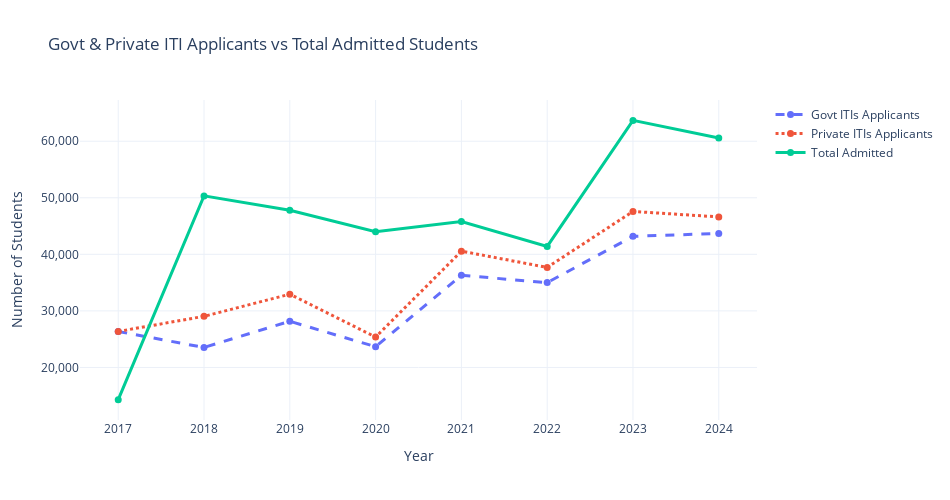

Write notebook code for a chart like this one.
### Code cell
import plotly.graph_objects as go

fig = go.Figure()

# Govt ITIs
fig.add_trace(go.Scatter(
    x=summary_df['Year'], y=summary_df['Govt ITIs'],
    mode='lines+markers',
    name='Govt ITIs Applicants',
    line=dict(dash='dash', width=3),
    marker=dict(symbol='circle', size=7)
))

# Private ITIs
fig.add_trace(go.Scatter(
    x=summary_df['Year'], y=summary_df['Private ITIs'],
    mode='lines+markers',
    name='Private ITIs Applicants',
    line=dict(dash='dot', width=3),
    marker=dict(symbol='circle', size=7)
))

# Total Admitted
fig.add_trace(go.Scatter(
    x=summary_df['Year'], y=summary_df['Total Admitted'],
    mode='lines+markers',
    name='Total Admitted',
    line=dict(dash='solid', width=3),
    marker=dict(symbol='circle', size=7)
))

fig.update_layout(
    title='Govt & Private ITI Applicants vs Total Admitted Students',
    xaxis_title='Year',
    yaxis_title='Number of Students',
    xaxis=dict(dtick=1, tickmode='linear'),  # Ensure all years are shown
    yaxis=dict(tickformat=','),
    template='plotly_white',
    width=950,
    height=500
)

fig.show()

### Figure 1 — Plotly figure (JSON) as saved in the notebook; plotly's stock layout.template omitted (floating-point values rounded to 4 significant figures)
{"data": [{"line": {"dash": "dash", "width": 3}, "marker": {"size": 7, "symbol": "circle"}, "mode": "lines+markers", "name": "Govt ITIs Applicants", "type": "scatter", "x": [2017, 2018, 2019, 2020, 2021, 2022, 2023, 2024], "y": [26362, 23534, 28156, 23663, 36287, 34999, 43188, 43688]}, {"line": {"dash": "dot", "width": 3}, "marker": {"size": 7, "symbol": "circle"}, "mode": "lines+markers", "name": "Private ITIs Applicants", "type": "scatter", "x": [2017, 2018, 2019, 2020, 2021, 2022, 2023, 2024], "y": [26362, 29043, 32955, 25364, 40558, 37686, 47586, 46616]}, {"line": {"dash": "solid", "width": 3}, "marker": {"size": 7, "symbol": "circle"}, "mode": "lines+markers", "name": "Total Admitted", "type": "scatter", "x": [2017, 2018, 2019, 2020, 2021, 2022, 2023, 2024], "y": [14308, 50337, 47791, 44007, 45801, 41402, 63688, 60568]}], "layout": {"height": 500, "title": {"text": "Govt & Private ITI Applicants vs Total Admitted Students"}, "width": 950, "xaxis": {"dtick": 1, "tickmode": "linear", "title": {"text": "Year"}}, "yaxis": {"tickformat": ",", "title": {"text": "Number of Students"}}}}
